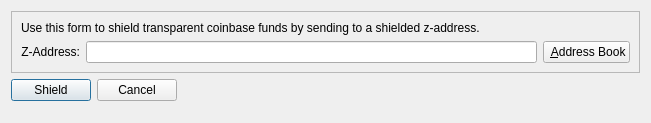
<?xml version="1.0" encoding="UTF-8"?>
<ui version="4.0">
 <class>ZShieldCoinsDialog</class>
 <widget class="QDialog" name="ZShieldCoinsDialog">
  <property name="geometry">
   <rect>
    <x>0</x>
    <y>0</y>
    <width>651</width>
    <height>123</height>
   </rect>
  </property>
  <property name="windowTitle">
   <string>Shield Coins</string>
  </property>
  <layout class="QFormLayout" name="formLayout">
   <item row="1" column="0">
    <layout class="QHBoxLayout" name="horizontalLayout_4">
     <item>
      <widget class="QPushButton" name="shieldButton">
       <property name="toolTip">
        <string>Shield coins</string>
       </property>
       <property name="text">
        <string>Shield</string>
       </property>
       <property name="icon">
        <iconset resource="../bitcoin.qrc">
         <normaloff>:/icons/send</normaloff>:/icons/send</iconset>
       </property>
      </widget>
     </item>
     <item>
      <widget class="QPushButton" name="cancelButton">
       <property name="toolTip">
        <string>Cancel operation</string>
       </property>
       <property name="text">
        <string>Cancel</string>
       </property>
       <property name="icon">
        <iconset resource="../bitcoin.qrc">
         <normaloff>:/icons/quit</normaloff>:/icons/quit</iconset>
       </property>
      </widget>
     </item>
    </layout>
   </item>
   <item row="0" column="0" colspan="2">
    <widget class="QFrame" name="frame">
     <property name="frameShape">
      <enum>QFrame::StyledPanel</enum>
     </property>
     <property name="frameShadow">
      <enum>QFrame::Raised</enum>
     </property>
     <layout class="QHBoxLayout" name="horizontalLayout">
      <item>
       <layout class="QGridLayout" name="gridLayout" columnminimumwidth="0">
        <item row="1" column="0">
         <layout class="QHBoxLayout" name="horizontalLayout_2">
          <item>
           <widget class="QLabel" name="label_2">
            <property name="toolTip">
             <string>An optional label to associate with the new receiving address.</string>
            </property>
            <property name="text">
             <string>Z-Address:</string>
            </property>
            <property name="alignment">
             <set>Qt::AlignRight|Qt::AlignTrailing|Qt::AlignVCenter</set>
            </property>
           </widget>
          </item>
          <item>
           <widget class="QLineEdit" name="reqShieldAddress">
            <property name="dragEnabled">
             <bool>true</bool>
            </property>
            <property name="readOnly">
             <bool>true</bool>
            </property>
           </widget>
          </item>
          <item>
           <widget class="QPushButton" name="AddressBookButton">
            <property name="toolTip">
             <string>Choose new or previously used address</string>
            </property>
            <property name="text">
             <string> &amp;Address Book</string>
            </property>
            <property name="icon">
             <iconset resource="../bitcoin.qrc">
              <normaloff>:/icons/address-book</normaloff>:/icons/address-book</iconset>
            </property>
           </widget>
          </item>
         </layout>
        </item>
        <item row="0" column="0">
         <widget class="QLabel" name="label_5">
          <property name="text">
           <string>Use this form to shield transparent coinbase funds by sending to a shielded z-address.</string>
          </property>
         </widget>
        </item>
       </layout>
      </item>
     </layout>
    </widget>
   </item>
  </layout>
 </widget>
 <resources>
  <include location="../bitcoin.qrc"/>
 </resources>
 <connections/>
</ui>
